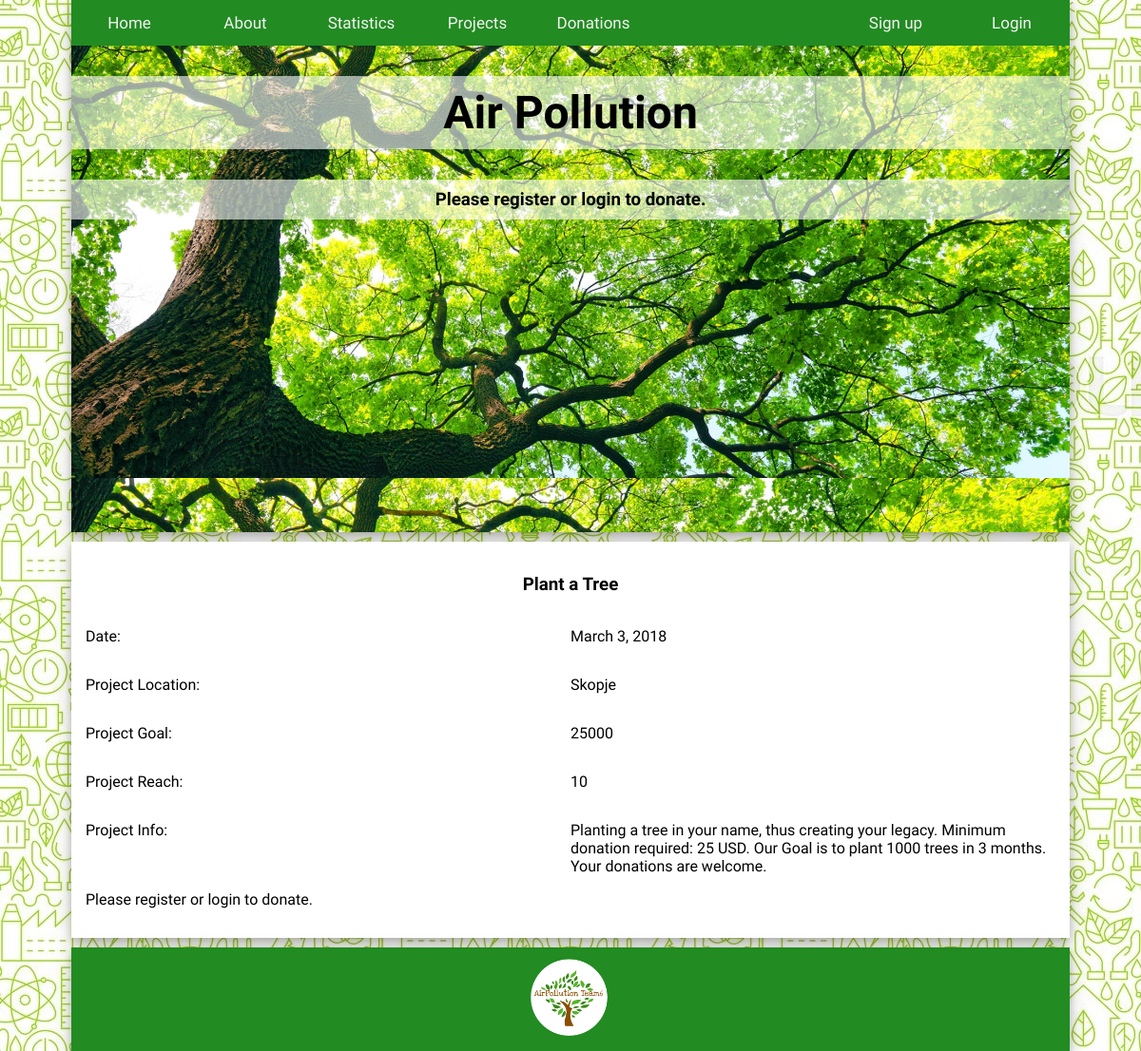
/projects/1/, run on the app's committed database.
### projects/models.py (models this page shows, shortened)
class Project(models.Model):
    project_id = models.AutoField(primary_key=True)
    project_Name = models.CharField(max_length=200)
    project_Location = models.CharField(max_length=100)
    project_Info = models.TextField(max_length=1000)
    project_Goal = models.BigIntegerField()
    project_Reach = models.BigIntegerField()
    project_Date = models.DateField()

### projects/views.py (the view)
# urls.py: url(r'^(?P<project_id>[0-9]+)/$', projects_views.project, name='project_list'),
def project(request, project_id):
    if request.method == 'POST':
        form = NewDonationForm(request.POST)
        if form.is_valid():
            donated = form.cleaned_data.get('amount_to_Donate')
            update_info = Project.objects.get(pk=project_id)
            update_info.project_Reach = update_info.project_Reach + donated
            update_info.save()
            current_user = request.user.id
            update_donation = Donation(user_Id = current_user, project_Id = project_id, donated = donated)
            update_donation.save()
            return redirect('thankyou')
    else:
        form = NewDonationForm()
        project_list = Project.objects.get(pk=project_id)
        template = loader.get_template('project_info.html')
        context = {
            'project_list': project_list,
        }
    return render(request, 'project_info.html', {'project_list': project_list, 'form': form})

### templates/project_info.html
{% extends 'base.html' %}
{% block content %}
  <div>
    {% if project_list %}
        <h3>{{ project_list.project_Name }}</h3>
        <div style="">
            <p style="float:left; width: 50%; border-color: green;">Date:</p>
            <p style="float:left; width: 50%; border-color: green;">{{ project_list.project_Date }}</p>
        </div>
        <div style="">
            <p style="float:left; width: 50%; border-color: green;">Project Location:</p>
            <p style="float:left; width: 50%;border-color: green;">{{ project_list.project_Location }}</p>
        </div>
        <div style="">
            <p style="float:left; width: 50%; border-color: green;">Project Goal:</p>
            <p style="float:left; width: 50%; border-color: green;">{{ project_list.project_Goal }}</p>
        </div>
        <div style="">
            <p style="float:left; width: 50%; border-color: green;">Project Reach:</p>
            <p style="float:left; width: 50%;border-color: green;">{{ project_list.project_Reach }}</p>
        </div>
        <div style="">
            <p style="float:left; width: 50%;border-color: green;">Project Info:</p>
            <p style="float:left; width: 50%; border-color: green;">{{ project_list.project_Info }}</p>
        </div>
        {% if user.is_authenticated %}
        {% if project_list.project_Reach < project_list.project_Goal %}
        <center><form method="post" style="margin: 10px;">
        {% csrf_token %}
        {{ form }}
        <input type="submit" value="Donate" />
        </form></center>
        {% else %}
        <p>Project Goal is Reached. Thank you.</p>
        {% endif %}
        {% else %}
        <p>Please register or login to donate.</p>
        {% endif %}
    {% else %}
        <p>No projects are available.</p>
    {% endif %}
  </div>
{% endblock %}

### static/css/style.css (style rules this page uses)
@media screen and (min-width: 961px) { body { width: 90%; padding: 0px 15px 0px 15px; overflow:auto; height:100%; } }
* { font-family: 'Raleway', sans-serif; box-sizing: border-box; }
h3 { text-align: center; }
html { height: 100%; }
body { background-image: url("/static/images/background.jpg"); overflow-y:scroll; background-color: #98FB98; margin: auto; }

### data on the page
Project: project_Name "Plant a Tree", project_Date "March 3, 2018", project_Location "Skopje", project_Goal "25000", project_Reach "10", project_Info "Planting a tree in your name, thus creating your legacy. Minimum donation required: 25 USD. Our Goal is to plant 1000 trees in 3 months. Your donations are welcome."
